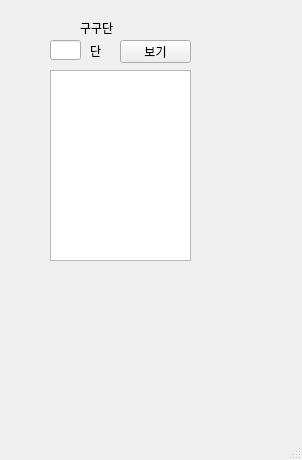
<?xml version="1.0" encoding="UTF-8"?>
<ui version="4.0">
 <class>MainWindow</class>
 <widget class="QMainWindow" name="MainWindow">
  <property name="geometry">
   <rect>
    <x>0</x>
    <y>0</y>
    <width>302</width>
    <height>460</height>
   </rect>
  </property>
  <property name="windowTitle">
   <string>MainWindow</string>
  </property>
  <widget class="QWidget" name="centralwidget">
   <widget class="QLabel" name="label">
    <property name="geometry">
     <rect>
      <x>90</x>
      <y>40</y>
      <width>21</width>
      <height>21</height>
     </rect>
    </property>
    <property name="text">
     <string>단</string>
    </property>
   </widget>
   <widget class="QPushButton" name="pb">
    <property name="geometry">
     <rect>
      <x>120</x>
      <y>40</y>
      <width>71</width>
      <height>23</height>
     </rect>
    </property>
    <property name="text">
     <string>보기</string>
    </property>
   </widget>
   <widget class="QLineEdit" name="leDan">
    <property name="geometry">
     <rect>
      <x>50</x>
      <y>40</y>
      <width>31</width>
      <height>20</height>
     </rect>
    </property>
   </widget>
   <widget class="QLabel" name="lbTitle">
    <property name="geometry">
     <rect>
      <x>80</x>
      <y>20</y>
      <width>81</width>
      <height>16</height>
     </rect>
    </property>
    <property name="text">
     <string>구구단</string>
    </property>
   </widget>
   <widget class="QTextEdit" name="teResult">
    <property name="geometry">
     <rect>
      <x>50</x>
      <y>70</y>
      <width>141</width>
      <height>191</height>
     </rect>
    </property>
   </widget>
  </widget>
  <widget class="QMenuBar" name="menubar">
   <property name="geometry">
    <rect>
     <x>0</x>
     <y>0</y>
     <width>302</width>
     <height>21</height>
    </rect>
   </property>
  </widget>
  <widget class="QStatusBar" name="statusbar"/>
 </widget>
 <resources/>
 <connections/>
</ui>
